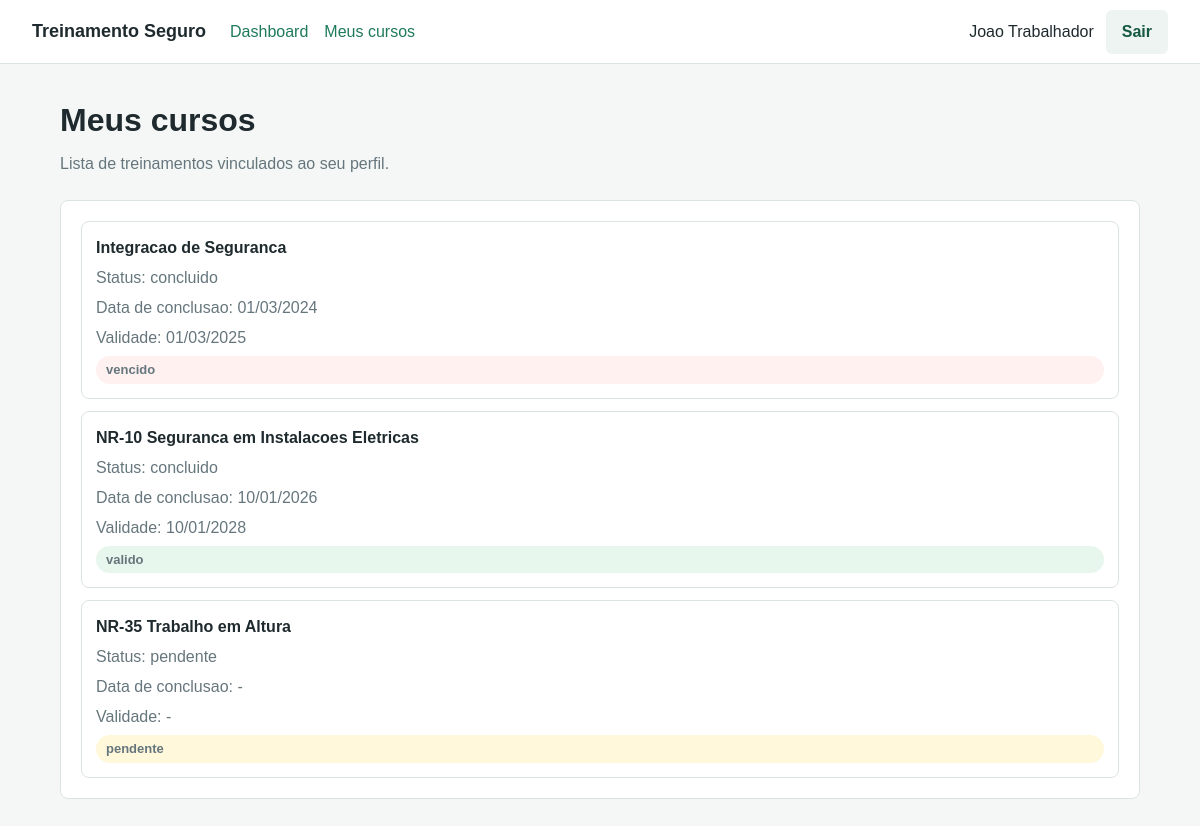
The page /trabalhador/meus_cursos.php (signed in) on the database its author committed.
### tables this page shows
CREATE TABLE trabalhador_cursos (
    id INT AUTO_INCREMENT PRIMARY KEY,
    trabalhador_id INT NOT NULL,
    curso_id INT NOT NULL,
    status VARCHAR(30) NOT NULL DEFAULT 'pendente',
    data_conclusao DATE NULL,
    validade DATE NULL,
    CONSTRAINT fk_tc_trabalhadores
        FOREIGN KEY (trabalhador_id) REFERENCES trabalhadores(id)
        ON DELETE CASCADE,
    CONSTRAINT fk_tc_cursos
        FOREIGN KEY (curso_id) REFERENCES cursos(id)
        ON DELETE CASCADE
);

CREATE TABLE cursos (
    id INT AUTO_INCREMENT PRIMARY KEY,
    nome VARCHAR(140) NOT NULL,
    descricao TEXT NULL,
    carga_horaria INT NULL,
    validade_meses INT NULL,
    ativo TINYINT(1) NOT NULL DEFAULT 1
);

### includes/functions.php (called while the page is built, shortened)
<?php
function h(?string $value): string
{
    return htmlspecialchars($value ?? '', ENT_QUOTES, 'UTF-8');
}
function format_date(?string $date): string
{
    if (!$date) {
        return '-';
    }
    return date('d/m/Y', strtotime($date));
}
function course_situation(?string $status, ?string $validUntil): string
{
    if ($status !== 'concluido') {
        return 'pendente';
    }
    if ($validUntil && strtotime($validUntil) < strtotime(date('Y-m-d'))) {
        return 'vencido';
    }
    return 'valido';
}

### trabalhador/meus_cursos.php (the view, shortened to what this page needs)
<?php
$cursos = [];
try {
    $pdo = getConnection();
    $stmt = $pdo->prepare(
        'SELECT c.nome, tc.status, tc.data_conclusao, tc.validade
         FROM trabalhador_cursos tc
         INNER JOIN cursos c ON c.id = tc.curso_id
         INNER JOIN trabalhadores t ON t.id = tc.trabalhador_id
         WHERE t.usuario_id = :usuario_id
         ORDER BY c.nome'
    );
    $stmt->execute(['usuario_id' => $_SESSION['usuario']['id']]);
    $cursos = $stmt->fetchAll();
} catch (Throwable $e) {
    $erroBanco = 'Nao foi possivel carregar seus cursos.';
}
require __DIR__ . '/../includes/header.php';
require __DIR__ . '/../includes/navbar.php';
?>
<main class="container">
    <div class="page-title">
        <h1>Meus cursos</h1>
        <p>Lista de treinamentos vinculados ao seu perfil.</p>
    </div>
    <section class="panel">
        <div class="course-list">
            <?php foreach ($cursos as $curso): ?>
                <?php $situacao = course_situation($curso['status'], $curso['validade']); ?>
                <article class="course-item">
                    <strong><?= h($curso['nome']) ?></strong>
                    <span>Status: <?= h($curso['status']) ?></span>
                    <span>Data de conclusao: <?= h(format_date($curso['data_conclusao'])) ?></span>
                    <span>Validade: <?= h(format_date($curso['validade'])) ?></span>
                    <span class="badge badge-<?= h($situacao) ?>"><?= h($situacao) ?></span>
                </article>
            <?php endforeach; ?>
        </div>
    </section>
</main>
<?php require __DIR__ . '/../includes/footer.php'; ?>

### assets/css/style.css (style rules this page uses)
:root { --bg: #f4f7f6; --surface: #ffffff; --text: #1f2a2e; --muted: #66767d; --primary: #1f7a5c; --primary-dark: #155941; --border: #dce4e1; --danger: #b42318; --warning: #9a6700; --success: #1a7f37; }
* { box-sizing: border-box; }
body { margin: 0; background: var(--bg); color: var(--text); font-family: Arial, Helvetica, sans-serif; line-height: 1.5; }
.container { margin: 0 auto; max-width: 1120px; padding: 32px 20px; }
.page-title { margin-bottom: 24px; }
.page-title h1, .panel h2 { margin: 0 0 8px; }
.page-title p, .panel p { color: var(--muted); margin: 0; }
.login-card, .panel, .stat-card { background: var(--surface); border: 1px solid var(--border); border-radius: 8px; }
.panel { margin-bottom: 20px; padding: 20px; }
.badge { background: #edf4f1; border-radius: 999px; color: var(--primary-dark); display: inline-block; font-size: 13px; font-weight: 700; padding: 4px 10px; }
.badge-vencido { background: #fff1f0; color: var(--danger); }
.badge-pendente { background: #fff8db; color: var(--warning); }
.badge-valido { background: #e8f7ed; color: var(--success); }
.course-list { display: grid; gap: 12px; }
.course-item { border: 1px solid var(--border); border-radius: 8px; display: grid; gap: 6px; padding: 14px; }
.course-item span { color: var(--muted); }

### rows shown on the page
trabalhador_cursos: curso.nome "Integracao de Seguranca", status "concluido", data_conclusao "01/03/2024", validade "01/03/2025", situacao "vencido"
trabalhador_cursos: curso.nome "NR-10 Seguranca em Instalacoes Eletricas", status "concluido", data_conclusao "10/01/2026", validade "10/01/2028", situacao "valido"
trabalhador_cursos: curso.nome "NR-35 Trabalho em Altura", status "pendente", data_conclusao "-", validade "-"

### other values the page prints
$usuario['nome'] "Joao Trabalhador"
